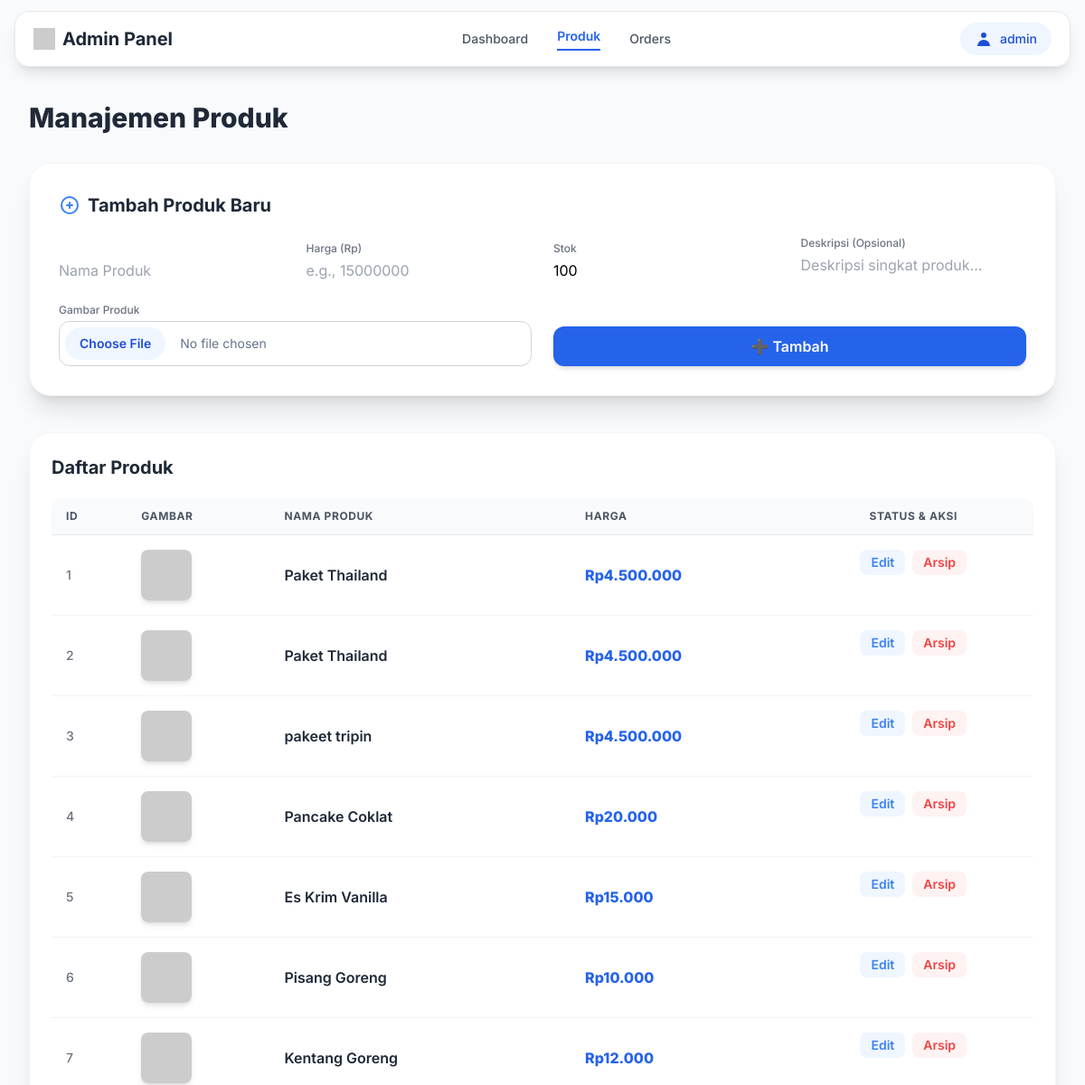
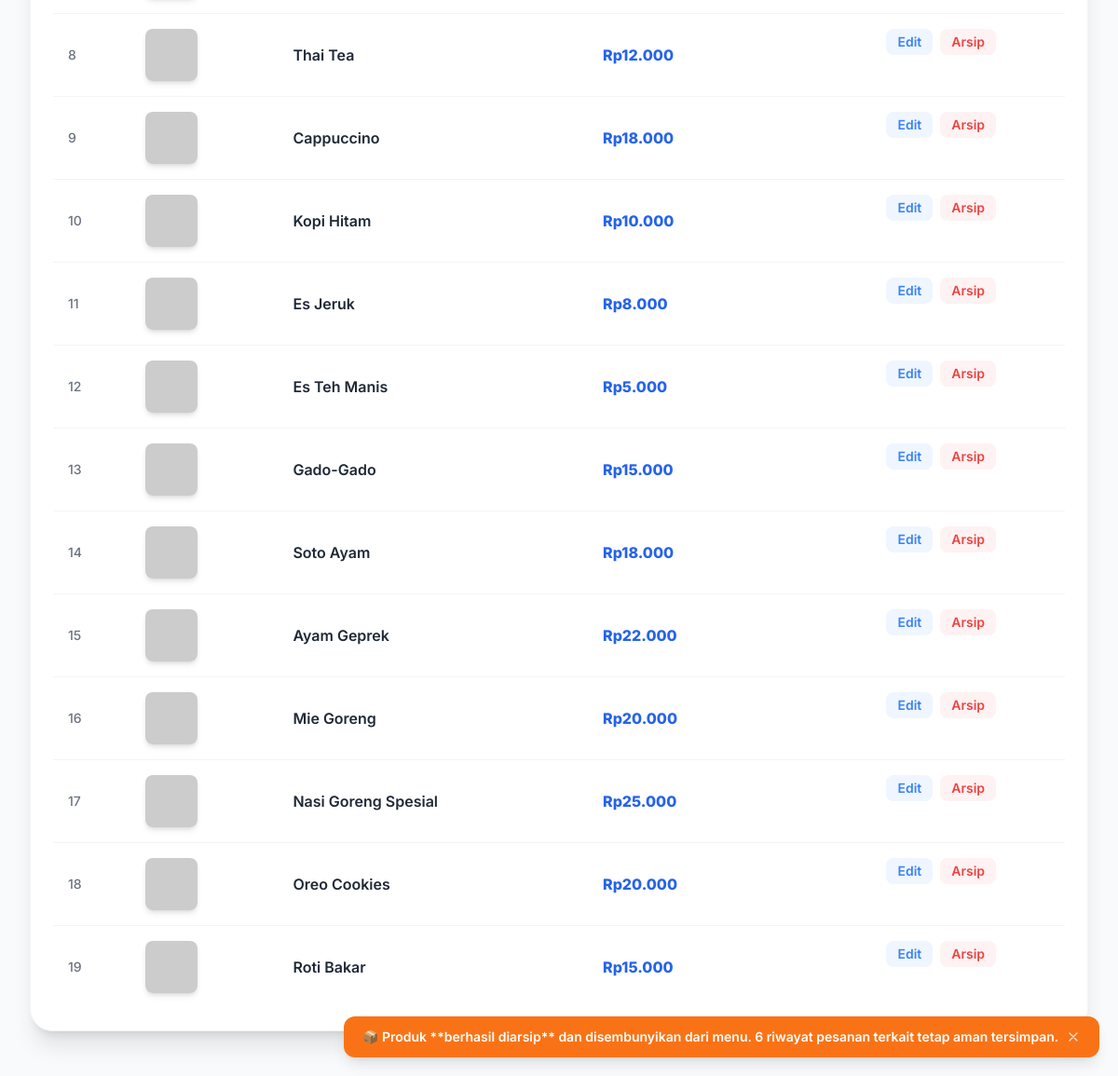
The page /admin/product.php?archive=17 (signed in) on the database its author committed (2 pictures, top to bottom).
### tables this page shows
CREATE TABLE `products` (
  `id` int(11) NOT NULL,
  `name` varchar(150) NOT NULL,
  `price` decimal(12,2) NOT NULL DEFAULT 0.00,
  `description` text DEFAULT NULL,
  `category_id` int(11) DEFAULT NULL,
  `stock` int(11) DEFAULT 0,
  `image` varchar(255) DEFAULT NULL,
  `is_active` tinyint(1) DEFAULT 1 COMMENT 'Status aktif produk (1=aktif, 0=arsip)',
  `created_at` timestamp NULL DEFAULT current_timestamp()
);

### app/helpers.php (called while the page is built, shortened)
<?php
function e($string) {
    return htmlspecialchars($string, ENT_QUOTES, 'UTF-8');
}

### admin/product.php (the view, shortened to what this page needs)
<?php
require_once '../config/config.php';
require_once '../app/helpers.php';
$message = '';
if (isset($_GET['archive'])) {
    $id = (int)$_GET['archive'];
    $checkStmt = $pdo->prepare("SELECT COUNT(*) FROM order_items WHERE product_id = ?");
    $checkStmt->execute([$id]);
    $count = $checkStmt->fetchColumn();
    if ($count > 0) {
        $message = "📦 Produk **berhasil diarsip** dan disembunyikan dari menu. $count riwayat pesanan terkait tetap aman tersimpan.";
    } else {
        $message = "📦 Produk berhasil diarsip dan disembunyikan dari menu.";
    }
}
$products = $pdo->query("SELECT * FROM products ORDER BY is_active DESC, id DESC")->fetchAll(PDO::FETCH_ASSOC);
$adminName = e($_SESSION['username'] ?? 'Admin');
?>
<!DOCTYPE html>
<html lang="id">
<head>
    <script src="https://cdn.tailwindcss.com"></script>
</head>
<body class="bg-gray-50 min-h-screen">
    <header class="fixed top-0 left-0 right-0 z-50 flex justify-center py-3">
        <div class="flex items-center justify-between w-full max-w-7xl mx-4 bg-white/90 backdrop-blur-md border border-gray-200 rounded-2xl shadow-lg px-5 py-3 relative">
            <div class="flex items-center space-x-2">
                <img src="https://placehold.co/24x24/1F2937/FFFFFF?text=A" class="h-6" alt="Logo Placeholder">
                <span class="text-xl font-bold text-gray-800 hidden sm:block">Admin Panel</span>
            </div>
            <nav class="hidden md:flex items-center space-x-8 text-sm font-medium">
                <a href="dashboard.php" class="text-gray-600 hover:text-blue-600 transition duration-150">Dashboard</a>
                <a href="product.php" class="text-blue-600 font-semibold border-b-2 border-blue-600 pb-1">Produk</a>
                <a href="orders.php" class="text-gray-600 hover:text-blue-600 transition duration-150">Orders</a>
            </nav>
            <div class="hidden md:flex items-center space-x-3">
                <div class="relative group">
                    <button class="flex items-center space-x-2 px-4 py-2 bg-blue-50 text-blue-700 rounded-full hover:bg-blue-100 transition duration-150 text-sm font-medium">
                        <svg xmlns="http://www.w3.org/2000/svg" class="h-5 w-5" viewBox="0 0 20 20" fill="currentColor">
                            <path fill-rule="evenodd" d="M10 9a3 3 0 100-6 3 3 0 000 6zm-7 9a7 7 0 1114 0H3z" clip-rule="evenodd" />
                        </svg>
                        <span><?= $adminName ?></span>
                    </button>
                </div>
            </div>
        </div>
    </header>
    <main class="pt-28 pb-12 px-4 md:px-8 max-w-7xl mx-auto">
        <h2 class="text-3xl font-extrabold text-gray-800 mb-8">Manajemen Produk</h2>
        <div class="bg-white rounded-3xl p-6 md:p-8 shadow-xl border border-gray-100 mb-10">
            <h3 class="text-xl font-bold mb-5 text-gray-800 flex items-center space-x-2">
                <svg xmlns="http://www.w3.org/2000/svg" class="h-6 w-6 text-blue-500" fill="none" viewBox="0 0 24 24" stroke="currentColor" stroke-width="2">
                    <path stroke-linecap="round" stroke-linejoin="round" d="M12 9v3m0 0v3m0-3h3m-3 0H9m12 0a9 9 0 11-18 0 9 9 0 0118 0z" />
                </svg>
                <span>Tambah Produk Baru</span>
            </h3>
            <form method="POST" enctype="multipart/form-data" class="grid grid-cols-1 md:grid-cols-4 gap-4 md:gap-6 items-end">
                <input type="text" name="name" placeholder="Nama Produk" required class="input-style col-span-1">
                <div class="col-span-1">
                    <label for="price" class="text-xs font-medium text-gray-500 mb-1 block">Harga (Rp)</label>
                    <input type="number" name="price" placeholder="e.g., 15000000" required class="input-style w-full" id="price">
                </div>
                <div class="col-span-1">
                    <label for="stock_add" class="text-xs font-medium text-gray-500 mb-1 block">Stok</label>
                    <input type="number" name="stock" placeholder="Stok (default 100)" class="input-style w-full" id="stock_add" value="100">
                </div>
                <div class="col-span-1">
                    <label for="description_add" class="text-xs font-medium text-gray-500 mb-1 block">Deskripsi (Opsional)</label>
                    <textarea name="description" placeholder="Deskripsi singkat produk..." rows="1" class="input-style w-full resize-none" id="description_add"></textarea>
                </div>
                <div class="col-span-2">
                    <label for="image" class="text-xs font-medium text-gray-500 mb-1 block">Gambar Produk</label>
                    <input type="file" name="image" accept="image/*" required
                        class="w-full text-sm text-slate-500 file:mr-4 file:py-2 file:px-4
                                file:rounded-full file:border-0 file:text-sm file:font-semibold
                                file:bg-blue-50 file:text-blue-700 hover:file:bg-blue-100
                                file:cursor-pointer rounded-xl border border-gray-300 p-1.5" />
                </div>
                <button type="submit" name="add" class="col-span-2 bg-blue-600 hover:bg-blue-700 text-white rounded-xl px-4 py-2.5 font-semibold transition-all shadow-md hover:shadow-lg transform active:scale-[.98]">
                    ➕ Tambah
                </button>
            </form>
        </div>
        <div class="bg-white rounded-3xl shadow-xl border border-gray-100 p-4 md:p-6 overflow-x-auto">
            <h3 class="text-xl font-bold mb-5 text-gray-800">Daftar Produk</h3>
            <table class="min-w-full divide-y divide-gray-200">
                <thead class="bg-gray-50">
                    <tr>
                        <th class="py-3 px-4 text-left text-xs font-bold text-gray-600 uppercase tracking-wider rounded-tl-xl">ID</th>
                        <th class="py-3 px-4 text-left text-xs font-bold text-gray-600 uppercase tracking-wider">Gambar</th>
                        <th class="py-3 px-4 text-left text-xs font-bold text-gray-600 uppercase tracking-wider">Nama Produk</th>
                        <th class="py-3 px-4 text-left text-xs font-bold text-gray-600 uppercase tracking-wider">Harga</th>
                        <th class="py-3 px-4 text-center text-xs font-bold text-gray-600 uppercase tracking-wider rounded-tr-xl">Status & Aksi</th>
                    </tr>
                </thead>
                <tbody class="divide-y divide-gray-100">
                <?php if (empty($products)): ?>
                    <tr>
                        <td colspan="5" class="text-center text-gray-500 py-10 text-lg font-medium bg-white">
                            😴 Belum ada produk yang ditambahkan.
                        </td>
                    </tr>
                <?php else: $i = 1; foreach ($products as $p):
                    $rowClass = $p['is_active'] == 0 ? 'bg-gray-100 text-gray-500 italic' : 'hover:bg-blue-50/50 transition duration-150';
                ?>
                    <tr class="<?= $rowClass ?>">
                        <td class="py-4 px-4 text-sm font-medium text-gray-500"><?= $i++ ?></td>
                        <td class="py-4 px-4">
                            <img src="../public/assets/images/<?= e($p['image']) ?>"
                                onerror="this.onerror=null; this.src='https://placehold.co/60x60/f3f4f6/374151?text=IMG'"
                                alt="<?= e($p['name']) ?>" class="w-14 h-14 rounded-lg object-cover shadow-md">
                        </td>
                        <td class="py-4 px-4 text-base font-semibold text-gray-800 max-w-xs truncate">
                            <?= e($p['name']) ?>
                        </td>
                        <td class="py-4 px-4 text-base <?= $p['is_active'] == 1 ? 'text-blue-600 font-extrabold' : 'text-gray-500 font-medium' ?>">Rp<?= number_format($p['price'], 0, ',', '.') ?></td>
                        <td class="py-4 px-4 text-center space-x-2 flex items-center justify-center">
                            <button
                                data-id="<?= $p['id'] ?>"
                                data-name="<?= e($p['name']) ?>"
                                data-price="<?= $p['price'] ?>"
                                data-stock="<?= $p['stock'] ?>"
                                data-description="<?= e($p['description'] ?? '') ?>"
                                data-image="<?= e($p['image']) ?>"
                                class="edit-btn text-blue-500 hover:text-blue-700 font-semibold px-3 py-1 rounded-lg bg-blue-50 hover:bg-blue-100 transition duration-150 text-sm">
                                Edit
                            </button>
                            <?php if ($p['is_active'] == 1): ?>
                                <button data-id="<?= $p['id'] ?>" data-name="<?= e($p['name']) ?>" data-action="archive" class="delete-btn text-red-500 hover:text-red-700 font-semibold px-3 py-1 rounded-lg bg-red-50 hover:bg-red-100 transition duration-150 text-sm">
                                    Arsip
                                </button>
                            <?php endif; ?>
                        </td>
                    </tr>
                <?php endforeach; endif; ?>
                </tbody>
            </table>
        </div>
    </main>
    <?php if ($message): ?>
    <?php
        $isError = strpos($message, 'GAGAL') !== false;
        $bgColor = $isError ? 'bg-red-600' : (strpos($message, 'arsip') !== false ? 'bg-orange-500' : 'bg-blue-600');
        $bgColor = strpos($message, 'diperbarui') !== false ? 'bg-green-600' : $bgColor;
    ?>
    <div id="popup" class="popup fixed bottom-5 right-5 text-white px-5 py-3 rounded-xl shadow-lg text-sm font-semibold z-[100] flex items-center space-x-2 <?= $bgColor ?>">
        <span><?= e($message) ?></span>
        <button onclick="document.getElementById('popup').remove()" class="text-white/80 hover:text-white ml-2">
             <svg xmlns="http://www.w3.org/2000/svg" class="h-4 w-4" fill="none" viewBox="0 0 24 24" stroke="currentColor" stroke-width="2">
                <path stroke-linecap="round" stroke-linejoin="round" d="M6 18L18 6M6 6l12 12" />
            </svg>
        </button>
    </div>
    <?php endif; ?>
</body>
</html>

### admin/product.php (style rules this page uses)
:root { font-family: 'Inter', sans-serif; }
.popup { animation: popup 0.4s cubic-bezier(0.175, 0.885, 0.32, 1.275); }
.input-style { @apply border-gray-300 rounded-xl px-4 py-2.5 focus:ring-2 focus:ring-blue-500/50 focus:border-blue-500 outline-none transition-colors duration-200 shadow-sm; }

### rows shown on the page
products: name "Paket Thailand", price "4.500.000"
products: name "Paket Thailand", price "4.500.000"
products: name "pakeet tripin", price "4.500.000"
products: name "Pancake Coklat", price "20.000"
products: name "Es Krim Vanilla", price "15.000"
products: name "Pisang Goreng", price "10.000"
products: name "Kentang Goreng", price "12.000"
products: name "Thai Tea", price "12.000"
products: name "Cappuccino", price "18.000"
products: name "Kopi Hitam", price "10.000"
products: name "Es Jeruk", price "8.000"
products: name "Es Teh Manis", price "5.000"
products: name "Gado-Gado", price "15.000"
products: name "Soto Ayam", price "18.000"
products: name "Ayam Geprek", price "22.000"
products: name "Mie Goreng", price "20.000"
products: name "Nasi Goreng Spesial", price "25.000"
products: name "Oreo Cookies", price "20.000"
products: name "Roti Bakar", price "15.000"

### other values the page prints
$adminName "admin"
$message "📦 Produk **berhasil diarsip** dan disembunyikan dari menu. 6 riwayat pesanan terkait tetap aman tersimpan."
